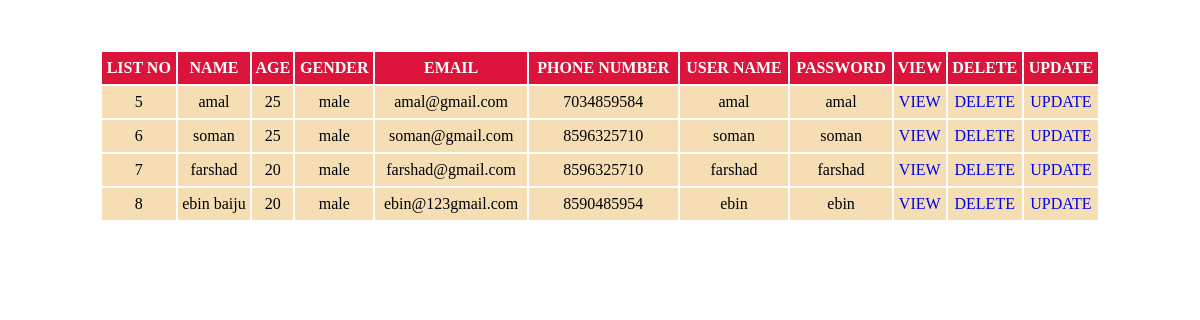
Page /view1/ on the committed database.
### jewellary/models.py (models this page shows)
class staff(models.Model):
    name = models.CharField(max_length=200,null=True)
    age = models.IntegerField()
    gender = models.CharField(max_length=200,null=True)
    email = models.CharField(max_length=200,null=True)
    phonenumber = models.IntegerField()
    username = models.CharField(max_length=200,null=True)
    password = models.CharField(max_length=200,null=True)
    approval = models.BooleanField(default=False,null=True)

### jewellary/views.py (the view)
# urls.py: path('view1/',views.view1,name="view"),
def view1(request):
    es = staff.objects.all()
    return render(request,"view1.html",{'es':es})

### templates/view1.html (shortened to what this page needs)
<!DOCTYPE html>
<html lang="en">
<head>
</head>
<body>
    <form action="">
        <table>
            <tr class="tr">
                <th>LIST NO</th>
                <th>NAME</th>
                <th>AGE</th>
                <th>GENDER</th>
                <th>EMAIL</th>
                <th>PHONE NUMBER</th>
                <th>USER NAME</th>
                <th>PASSWORD</th>
                <th>VIEW</th>
                <th>DELETE</th>
                <th>UPDATE</th>
            </tr>
            {% for i in es %}
            <tr>
                <td>{{i.id}}</td>
                <td>{{i.name}}</td>
                <td>{{i.age}}</td>
                <td>{{i.gender}}</td>
                <td>{{i.email}}</td>
                <td>{{i.phonenumber}}</td>
                <td>{{i.username}}</td>
                <td>{{i.password}}</td>
                <td><a href="{% url 'detailedview1' i.id%}" class="btn btn-primary">VIEW</a></td>
                <td><a href="{% url 'deleted1' i.id%}" class="btn btn-danger">DELETE</a></td>
                <td><a href="{% url 'update1' i.id%}" class="btn btn-danger">UPDATE</a></td>
            </tr>
            {%endfor%}
        </table>
    </form>
</body>
</html>

### templates/view1.html (style rules this page uses)
table { width: 1000px; margin-left: auto; margin-right: auto; margin-top: 50px; text-align: center; }
tr { background-color: wheat; height: 30px; }
th { background-color: crimson; color: white; height: 30px; }
td { background-color: wheat; height: 30px; }
.btn { text-decoration: none; }

### rows in the picture
staff: id "5", name "amal", age "25", gender "male", email "amal@gmail.com", phonenumber "7034859584", username "amal", password "amal"
staff: id "6", name "soman", age "25", gender "male", email "soman@gmail.com", phonenumber "8596325710", username "soman", password "soman"
staff: id "7", name "farshad", age "20", gender "male", email "farshad@gmail.com", phonenumber "8596325710", username "farshad", password "farshad"
staff: id "8", name "ebin baiju", age "20", gender "male", email "ebin@123gmail.com", phonenumber "8590485954", username "ebin", password "ebin"
